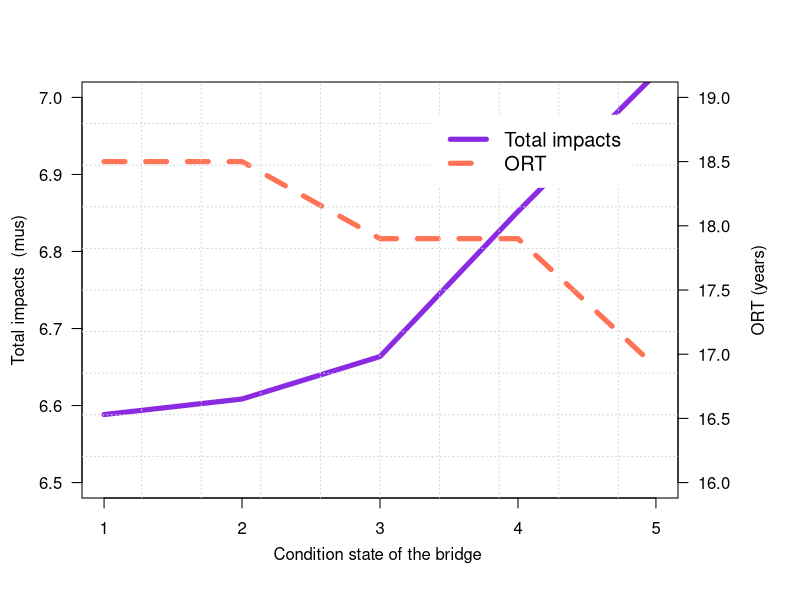

This figure's R source:
#Sensitivity analysis
yvalue = 30
alpha<-c(0.353,0.360,0.371,0.389,0.391)
gamma<-c(5.652,5.581,5.575,5.498,5.367)
d=10 # factor of time
YearMax<-50 #total no of year to be investigated.
#creating local variables
rate<-matrix(nrow=YearMax)     #hazard rate in respective year
colors=c("chocolate","coral3","coral4","cyan1","cyan4","darkblue","blue","chartreuse4","red","deeppink","deeppink4") #colors for plot
#SUBROUTINE FOr the bridge
#this routine is used to calculated the Intensity of rockfall, avalanche
#INPUT -----------------------------------
T=seq(0.1,YearMax, by =0.1)
#with example
#library(cubature)
factor=1
alpha1=0.0252
rho=0.02
m=1.2665
cs=0
k0=0

Maxvolume <- 34 # e.g. m3 (volume of rockfall or avalanche)
Time<-YearMax
MaxCS<-5 #maximum no of CS for the bridge
Maxlatent<- 1 #number of latent condition state


#define dimension
mtp<- matrix(double(1),nrow=MaxCS,ncol=(MaxCS+Maxlatent))
mtplatent<- matrix(double(1),nrow=(MaxCS+Maxlatent),ncol=(MaxCS+Maxlatent))
mtp <- read.csv("mtp.csv",header=FALSE) 
#define the Markov transition probability for the bridge
#attach(mtp)
#initialCS<-c(1,0,0,0,0,0) #initial state probability of the bridge
v3=10 #value of rock fall, or avalanche volume to be used

#STEP 1 --estimating the failure probability from hazard curve for each CS
#hazard curve
S<-matrix(double(1),nrow=Maxvolume,ncol=MaxCS)
#define a function for calculating intensity S
intensity<-function(alpha,gamma,volume){
  exp(-exp(-alpha*volume+gamma))
}
for (i in 1:MaxCS){
  for (v in 1:Maxvolume){
    S[v,i]<-intensity(alpha[i],gamma[i],v)/d
  }
}
#STEP 2 --Calculating the Markov transition probability - Latent
#choose the intensity (e.g. S=10 m3)
for (i in 1:(MaxCS+1)){
  if (i < (MaxCS+1)) {
    for (j in 1:(MaxCS+Maxlatent)){
      if (j < (MaxCS+Maxlatent)){
        mtplatent[i,j]<-mtp[i,j]*(1-S[v3,i])
      } else {
        mtplatent[i,j]<-S[v3,i]
      }
    }
  } else {
    mtplatent[i,j]<-1
  }
}

#----------------------------------------------------
#STEP 3. Define the initial state of the bridge at the time after the PI

step=seq(1,MaxCS, by =1)


CSbandau<-matrix(double(1),nrow=MaxCS+1,ncol=6)
CSbandau[1,]<-c(1,0,0,0,0,0)
CSbandau[2,]<-c(0,1,0,0,0,0)
CSbandau[3,]<-c(0,0,1,0,0,0)
CSbandau[4,]<-c(0,0,0,1,0,0)
CSbandau[5,]<-c(0,0,0,0,1,0)
CSbandau[6,]<-c(0,0,0,0,0,1)


#rhosa<- matrix(double(1),nrow=length(step),ncol=1)
T_optimalsa<-matrix(double(1),nrow=MaxCS,ncol=1)
Min_Csa<-matrix(double(1),nrow=MaxCS,ncol=1)

for (u in 1:MaxCS){
  initialCS<-CSbandau[u,]
pi<-matrix(double(1),nrow=length(T),ncol=(MaxCS+Maxlatent))
pioneyear<-matrix(double(1),nrow=Time,ncol=(MaxCS+Maxlatent))
for (t in 1:length(T)){
  if (t ==1){
    pi[t,]<-initialCS
  } else {
    pi[t,]<-pi[t-1,]%*%mtplatent
  }
}

#---------Start caculation SECTION

#Sensitivity analysis for ratio CI/PI
cpi<-1 #preventive intervention cost for the snow catcher system
CIimpact<-10 #corrective intervention cost for the bridge
cci<-2
#maxrho<- 0.1

#This program was coded by Nam Lethanh (lethanh@ibi.baug.ethz.ch)
#INPUT

#STEP 4 - calculating cost of corrective intervention for the bridge at each year if there is a failure

CItime<-matrix(double(1),nrow=length(T))  #expect corrective intervention cost at time t
for (t in 1:length(T)){
  CItime[t]<-pi[t,6]*CIimpact
}
#cat("Expected IMPACT for CI of the bridge at time t \n")
#print(CItime)

#..............................................


#         MAIN PROGRAM

f1=function(x){
  (alpha1*m*x^(m-1)*exp(-alpha1*x^m))^2
}

f2=function(y){
  (exp(alpha1*y^m-rho*y))
}

q<-matrix(double(1),nrow=1,ncol=T)
C<-matrix(double(1),nrow=1,ncol=T)
canduoi=0
cantren=Inf

#scenario 1 - ***********************************************
ca=cpi*1
cm=cci
for (i in 1:length(T)){
  # timestep=i/d
  v1=integrate(f1,lower=canduoi,upper=Inf)
  v2=integrate(f2,lower=0,upper=T[i])
  C[i]=(exp(-rho*T[i])*(cs+ca)+(k0/rho)*(1-exp(-rho*T[i]))+(cm+CItime[T[i]])*v1$value*v2$value)/(1-exp(-rho*T[i]))
}

Min_Csa[u]<-min(C[c(10:length(T))])
T_optimalsa[u]<-which.min(C)/d
}

#drawing
plot.new()
par(mar=c(5, 4, 4, 6) + 0.1)
plot(step, Min_Csa, pch=2, axes=FALSE, ylim=c(6.5,7), xlab="", ylab="", 
     type="l",col="blueviolet", lwd=5)
axis(2, ylim=c(0,20),col="black",las=1)  ## las=1 makes horizontal labels
mtext(expression(paste("Total impacts  (",, "mus)")),side=2,col="black",line=2.5)
axis(1,pretty(range(step),5))
box()

par(new=TRUE)

## Plot the second plot and put axis scale on right
plot(step, T_optimalsa, pch=4,  xlab="", ylab="", ylim=c(16,19), 
     axes=FALSE, type="l", col="coral1",lwd=5,lty=2)
## a little farther out (line=4) to make room for labels
mtext("ORT (years)",side=4,col="black",line=3.5) 
axis(4, ylim=c(0,20), col="black",col.axis="black",las=1)
mtext(expression(paste("Condition state of the bridge ", )),side=1,col="black",line=2.5)  
grid(10, 10, col = "lightgray", lty = "dotted",lwd = par("lwd"), equilogs = TRUE)
legend("topright",inset=.08,legend=c("Total impacts","ORT"),
       text.col=c("black"),lty=c(1,2),lwd=c(5,5),col=c("blueviolet","coral1"),horiz=F,cex=1.2,box.col = "white")

